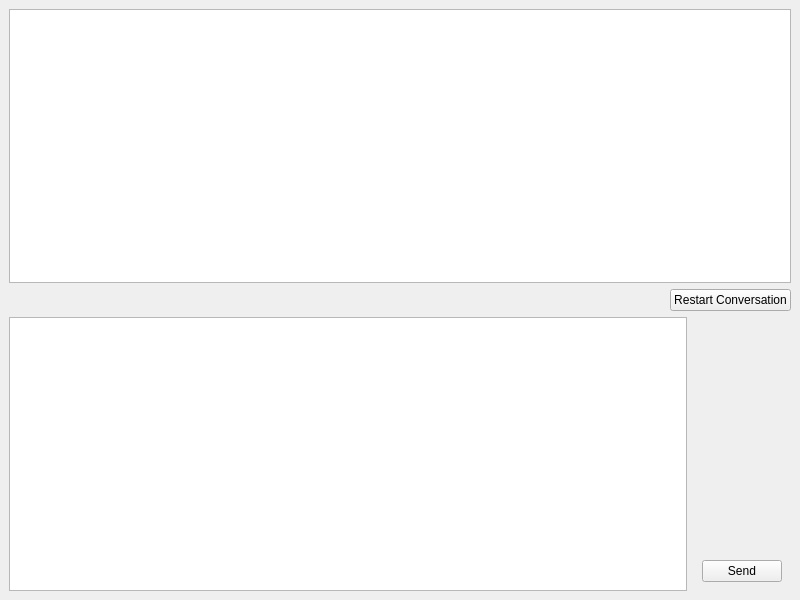
<?xml version="1.0" encoding="UTF-8"?>
<ui version="4.0">
 <class>MainWindow</class>
 <widget class="QMainWindow" name="MainWindow">
  <property name="geometry">
   <rect>
    <x>0</x>
    <y>0</y>
    <width>800</width>
    <height>600</height>
   </rect>
  </property>
  <property name="windowTitle">
   <string>Chat</string>
  </property>
  <widget class="QWidget" name="centralwidget">
   <property name="sizePolicy">
    <sizepolicy hsizetype="Expanding" vsizetype="Expanding">
     <horstretch>0</horstretch>
     <verstretch>0</verstretch>
    </sizepolicy>
   </property>
   <layout class="QVBoxLayout" name="verticalLayout_2">
    <item>
     <widget class="QListWidget" name="chatHistory"/>
    </item>
    <item>
     <layout class="QHBoxLayout" name="horizontalLayout_2">
      <item>
       <spacer name="horizontalSpacer_2">
        <property name="orientation">
         <enum>Qt::Horizontal</enum>
        </property>
        <property name="sizeHint" stdset="0">
         <size>
          <width>40</width>
          <height>20</height>
         </size>
        </property>
       </spacer>
      </item>
      <item>
       <widget class="QPushButton" name="restartBtn">
        <property name="text">
         <string>Restart Conversation</string>
        </property>
       </widget>
      </item>
     </layout>
    </item>
    <item>
     <layout class="QHBoxLayout" name="horizontalLayout">
      <item>
       <widget class="QTextEdit" name="textEdit"/>
      </item>
      <item>
       <widget class="QWidget" name="verticalWidget" native="true">
        <layout class="QVBoxLayout" name="verticalLayout">
         <item>
          <spacer name="verticalSpacer">
           <property name="orientation">
            <enum>Qt::Vertical</enum>
           </property>
           <property name="sizeHint" stdset="0">
            <size>
             <width>20</width>
             <height>40</height>
            </size>
           </property>
          </spacer>
         </item>
         <item>
          <widget class="QPushButton" name="sendBtn">
           <property name="text">
            <string>Send</string>
           </property>
          </widget>
         </item>
        </layout>
       </widget>
      </item>
     </layout>
    </item>
   </layout>
  </widget>
 </widget>
 <resources/>
 <connections/>
</ui>
